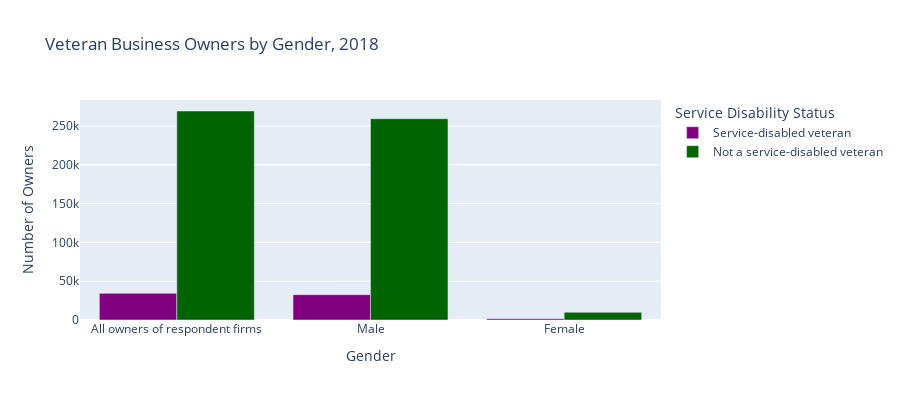

Notebook code cell kept with this figure:
### Code cell
fig05 = px.bar(VDisNonDis[:6], x = 'OWNER_SEX_LABEL',  y= 'OWNPDEMP', color ='OWNCHAR_LABEL', title = 'Veteran Business Owners by Gender, 2018', color_discrete_sequence=["purple", "darkgreen"], height = 400, labels = {"OWNPDEMP": "Number of Owners", "OWNER_SEX_LABEL": "Gender"})

fig05.update_layout(barmode='group', xaxis={'categoryorder':'total descending'}, legend_title_text='Service Disability Status')

fig05.show()


fig05.write_image(r"VetOwnGen.png")

### Figure 1 — Plotly figure (JSON) as saved in the notebook; plotly's stock layout.template omitted (floating-point values rounded to 4 significant figures)
{"data": [{"alignmentgroup": "True", "hovertemplate": "OWNCHAR_LABEL=Service-disabled veteran<br>Gender=%{x}<br>Number of Owners=%{y}<extra></extra>", "legendgroup": "Service-disabled veteran", "marker": {"color": "purple", "pattern": {"shape": ""}}, "name": "Service-disabled veteran", "offsetgroup": "Service-disabled veteran", "orientation": "v", "showlegend": true, "textposition": "auto", "type": "bar", "x": ["All owners of respondent firms", "Female", "Male"], "xaxis": "x", "y": [34324, 1696, 32627], "yaxis": "y"}, {"alignmentgroup": "True", "hovertemplate": "OWNCHAR_LABEL=Not a service-disabled veteran<br>Gender=%{x}<br>Number of Owners=%{y}<extra></extra>", "legendgroup": "Not a service-disabled veteran", "marker": {"color": "darkgreen", "pattern": {"shape": ""}}, "name": "Not a service-disabled veteran", "offsetgroup": "Not a service-disabled veteran", "orientation": "v", "showlegend": true, "textposition": "auto", "type": "bar", "x": ["All owners of respondent firms", "Female", "Male"], "xaxis": "x", "y": [269413, 9943, 259469], "yaxis": "y"}], "layout": {"barmode": "group", "height": 400, "legend": {"title": {"text": "Service Disability Status"}, "tracegroupgap": 0}, "title": {"text": "Veteran Business Owners by Gender, 2018"}, "xaxis": {"anchor": "y", "categoryorder": "total descending", "domain": [0, 1], "title": {"text": "Gender"}}, "yaxis": {"anchor": "x", "domain": [0, 1], "title": {"text": "Number of Owners"}}}}
